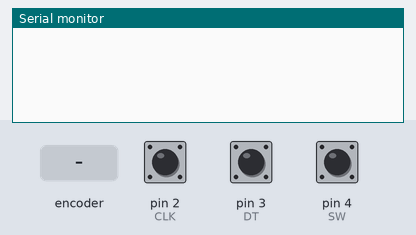
A sketch run on a simulated Arduino Uno, built with avr-gcc and run on an emulated ATmega328P. On the bench: the last lines printed to the serial monitor. The inputs (shaded band) are chosen by the test bench; at power-on: pin 4 (SW) HIGH, pin 2 (CLK) HIGH, pin 3 (DT) HIGH.

Above: at 1.2 s.
1.3 s: rotary encoder on pin 2 (CLK) / pin 3 (DT) turned 1 step (first pin leading)
At 2.4 s:
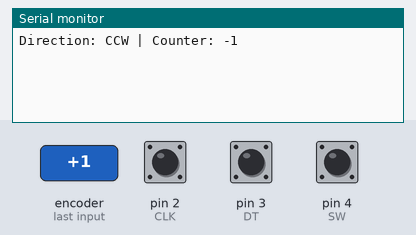
3.0 s: pin 4 (SW) pulled LOW for 0.15 s
At 4.3 s:
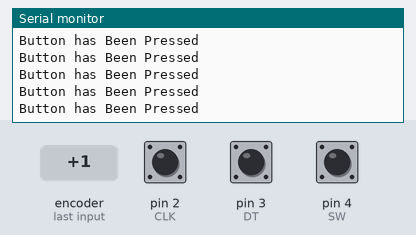
4.6 s: rotary encoder on pin 2 (CLK) / pin 3 (DT) turned 2 steps (second pin leading)
At 5.9 s:
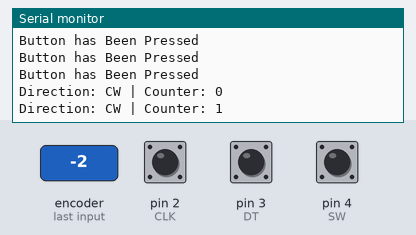

Measured:
- after the input at 1.3 s, the serial monitor: prints a new line after 0.05 s (image 1)
- after the input at 3.0 s, the serial monitor: prints a new line at once (image 2)
- after the input at 4.6 s, the serial monitor: prints a new line after 0.08 s (image 3)

The sketch:

Day.18.ino
```cpp
//included library
//

//------------------------------------------------------------------------------


//pin veriable
//

// Define Rotary Encoder Inputs
#define CLK 2
#define DT 3
#define SW 4

//------------------------------------------------------------------------------


//defined veriable
//

int counter = 0;
int currentStateCLK;
int lastStateCLK;
String currentDir ="";
unsigned long lastButtonPress = 0;

//------------------------------------------------------------------------------


//inital sketch setup
//

void setup() {
// Start serial monitor
  Serial.begin(9600);

// Set encoder pins as inputs
  pinMode(CLK,INPUT);
  pinMode(DT,INPUT);

  lastStateCLK = digitalRead(CLK);

}

//------------------------------------------------------------------------------


//main sketch loop
//

void loop() {

// Read the current state of CLK
  currentStateCLK = digitalRead(CLK);

// If last and current state of CLK are different, then pulse occurred
  if (currentStateCLK != lastStateCLK  && currentStateCLK == 1){
    if (digitalRead(DT) != currentStateCLK) {
      counter --;
      currentDir ="CCW";
    } else {
      counter ++;
      currentDir ="CW";
    }

    Serial.print("Direction: ");
    Serial.print(currentDir);
    Serial.print(" | Counter: ");
    Serial.println(counter);
  }

// Remember last CLK state
  lastStateCLK = currentStateCLK;

// Button State
  int buttonState = digitalRead(SW);
  if (buttonState == LOW) {
    if (millis() - lastButtonPress > 50) {
      Serial.println("Button has Been Pressed");
    }
  }

// End of main sketch / loop delay
  delay(5);

}

//------------------------------------------------------------------------------
//------------------------------------------------------------------------------
```
